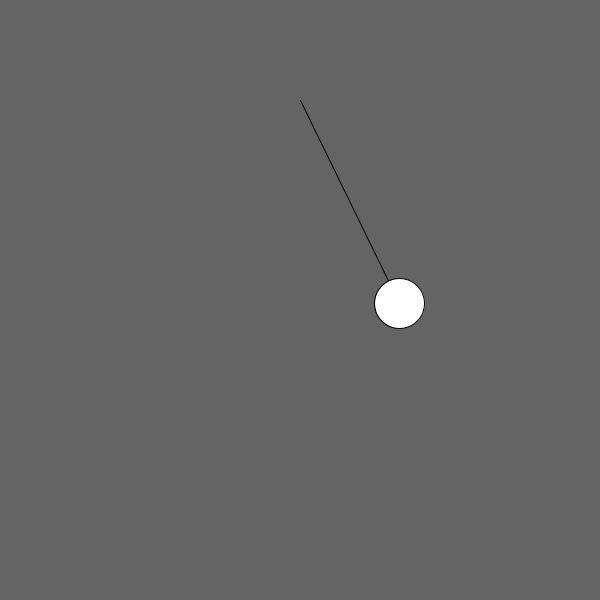
Frame 1 (no input)
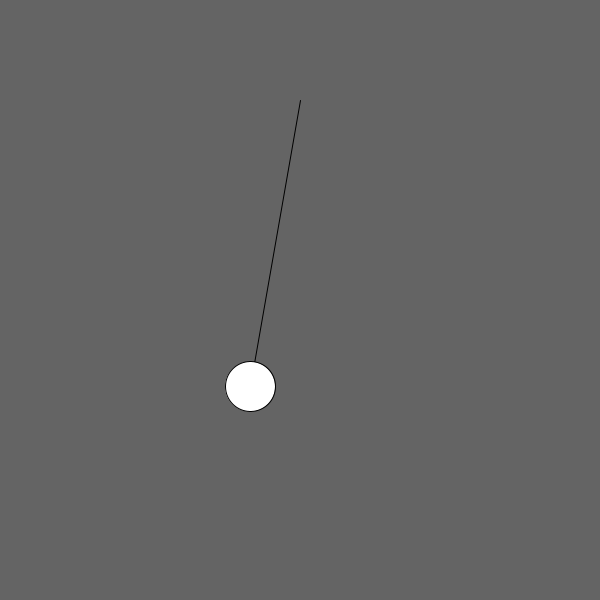
Frame 60 (the mouse pressed at the canvas centre just before this capture)
Frame 120 (the mouse held since frame 60 and released just before this capture): identical to frame 60, image omitted

The Processing sketch that drew these frames (run headless with seeded random() and noise(); from frame 60 on, the mouse is pressed at the canvas centre):

// Processing sketch: pendulumSoln
// ── pendulumSoln.pde
float x, y; 
float theta; 
int r; 
int inc = 1; 
void setup(){
  size(600, 600);  
}

void draw(){
  background(100); 
  
  if(r <= 0){
    inc = 2; 
  }
  if(r>=180){
    inc = -2; 
  }
  r += inc; 
  println(r); 

  x = cos(radians(r))* 100 + width/2; 
  y = sin(radians(r)) * 100 + height/2; 
  
  line(width/2, 100, x, y); 
  ellipse(x, y, 50, 50); 
}
